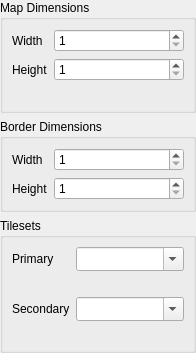
<?xml version="1.0" encoding="UTF-8"?>
<ui version="4.0">
 <class>NewLayoutForm</class>
 <widget class="QWidget" name="NewLayoutForm">
  <property name="geometry">
   <rect>
    <x>0</x>
    <y>0</y>
    <width>196</width>
    <height>331</height>
   </rect>
  </property>
  <property name="windowTitle">
   <string>Form</string>
  </property>
  <layout class="QVBoxLayout" name="verticalLayout">
   <property name="leftMargin">
    <number>0</number>
   </property>
   <property name="topMargin">
    <number>0</number>
   </property>
   <property name="rightMargin">
    <number>0</number>
   </property>
   <property name="bottomMargin">
    <number>0</number>
   </property>
   <item>
    <widget class="QGroupBox" name="groupBox_MapDimensions">
     <property name="title">
      <string>Map Dimensions</string>
     </property>
     <layout class="QFormLayout" name="formLayout_7">
      <item row="0" column="0">
       <widget class="QLabel" name="label_MapWidth">
        <property name="sizePolicy">
         <sizepolicy hsizetype="Maximum" vsizetype="Preferred">
          <horstretch>0</horstretch>
          <verstretch>0</verstretch>
         </sizepolicy>
        </property>
        <property name="text">
         <string>Width</string>
        </property>
       </widget>
      </item>
      <item row="0" column="1">
       <widget class="NoScrollSpinBox" name="spinBox_MapWidth">
        <property name="toolTip">
         <string>&lt;html&gt;&lt;head/&gt;&lt;body&gt;&lt;p&gt;Width (in metatiles) of the new map.&lt;/p&gt;&lt;/body&gt;&lt;/html&gt;</string>
        </property>
        <property name="minimum">
         <number>1</number>
        </property>
       </widget>
      </item>
      <item row="2" column="0">
       <widget class="QLabel" name="label_MapHeight">
        <property name="sizePolicy">
         <sizepolicy hsizetype="Maximum" vsizetype="Preferred">
          <horstretch>0</horstretch>
          <verstretch>0</verstretch>
         </sizepolicy>
        </property>
        <property name="text">
         <string>Height</string>
        </property>
       </widget>
      </item>
      <item row="2" column="1">
       <widget class="NoScrollSpinBox" name="spinBox_MapHeight">
        <property name="toolTip">
         <string>&lt;html&gt;&lt;head/&gt;&lt;body&gt;&lt;p&gt;Height (in metatiles) of the new map.&lt;/p&gt;&lt;/body&gt;&lt;/html&gt;</string>
        </property>
        <property name="minimum">
         <number>1</number>
        </property>
       </widget>
      </item>
      <item row="3" column="0" colspan="2">
       <widget class="QLabel" name="label_MapDimensionsError">
        <property name="visible">
         <bool>false</bool>
        </property>
        <property name="styleSheet">
         <string notr="true">color: rgb(255, 0, 0)</string>
        </property>
        <property name="text">
         <string/>
        </property>
        <property name="wordWrap">
         <bool>true</bool>
        </property>
       </widget>
      </item>
     </layout>
    </widget>
   </item>
   <item>
    <widget class="QGroupBox" name="groupBox_BorderDimensions">
     <property name="title">
      <string>Border Dimensions</string>
     </property>
     <layout class="QFormLayout" name="formLayout_6">
      <item row="0" column="0">
       <widget class="QLabel" name="label_BorderWidth">
        <property name="sizePolicy">
         <sizepolicy hsizetype="Maximum" vsizetype="Preferred">
          <horstretch>0</horstretch>
          <verstretch>0</verstretch>
         </sizepolicy>
        </property>
        <property name="text">
         <string>Width</string>
        </property>
       </widget>
      </item>
      <item row="0" column="1">
       <widget class="NoScrollSpinBox" name="spinBox_BorderWidth">
        <property name="toolTip">
         <string>&lt;html&gt;&lt;head/&gt;&lt;body&gt;&lt;p&gt;Width (in metatiles) of the new map's border.&lt;/p&gt;&lt;/body&gt;&lt;/html&gt;</string>
        </property>
        <property name="minimum">
         <number>1</number>
        </property>
       </widget>
      </item>
      <item row="2" column="1">
       <widget class="NoScrollSpinBox" name="spinBox_BorderHeight">
        <property name="toolTip">
         <string>&lt;html&gt;&lt;head/&gt;&lt;body&gt;&lt;p&gt;Height (in metatiles) of the new map's border.&lt;/p&gt;&lt;/body&gt;&lt;/html&gt;</string>
        </property>
        <property name="minimum">
         <number>1</number>
        </property>
       </widget>
      </item>
      <item row="2" column="0">
       <widget class="QLabel" name="label_BorderHeight">
        <property name="sizePolicy">
         <sizepolicy hsizetype="Maximum" vsizetype="Preferred">
          <horstretch>0</horstretch>
          <verstretch>0</verstretch>
         </sizepolicy>
        </property>
        <property name="text">
         <string>Height</string>
        </property>
       </widget>
      </item>
     </layout>
    </widget>
   </item>
   <item>
    <widget class="QGroupBox" name="groupBox_Tilesets">
     <property name="title">
      <string>Tilesets</string>
     </property>
     <layout class="QFormLayout" name="formLayout_5">
      <item row="0" column="0">
       <widget class="QLabel" name="label_PrimaryTileset">
        <property name="text">
         <string>Primary</string>
        </property>
       </widget>
      </item>
      <item row="0" column="1">
       <widget class="NoScrollComboBox" name="comboBox_PrimaryTileset">
        <property name="toolTip">
         <string>&lt;html&gt;&lt;head/&gt;&lt;body&gt;&lt;p&gt;The primary tileset for the new map.&lt;/p&gt;&lt;/body&gt;&lt;/html&gt;</string>
        </property>
        <property name="editable">
         <bool>true</bool>
        </property>
        <property name="insertPolicy">
         <enum>QComboBox::InsertPolicy::NoInsert</enum>
        </property>
        <property name="sizeAdjustPolicy">
         <enum>QComboBox::SizeAdjustPolicy::AdjustToMinimumContentsLengthWithIcon</enum>
        </property>
       </widget>
      </item>
      <item row="1" column="0" colspan="2">
       <widget class="QLabel" name="label_PrimaryTilesetError">
        <property name="visible">
         <bool>false</bool>
        </property>
        <property name="styleSheet">
         <string notr="true">color: rgb(255, 0, 0)</string>
        </property>
        <property name="text">
         <string/>
        </property>
        <property name="wordWrap">
         <bool>true</bool>
        </property>
       </widget>
      </item>
      <item row="2" column="0">
       <widget class="QLabel" name="label_SecondaryTileset">
        <property name="text">
         <string>Secondary</string>
        </property>
       </widget>
      </item>
      <item row="2" column="1">
       <widget class="NoScrollComboBox" name="comboBox_SecondaryTileset">
        <property name="toolTip">
         <string>&lt;html&gt;&lt;head/&gt;&lt;body&gt;&lt;p&gt;The secondary tileset for the new map.&lt;/p&gt;&lt;/body&gt;&lt;/html&gt;</string>
        </property>
        <property name="editable">
         <bool>true</bool>
        </property>
        <property name="insertPolicy">
         <enum>QComboBox::InsertPolicy::NoInsert</enum>
        </property>
        <property name="sizeAdjustPolicy">
         <enum>QComboBox::SizeAdjustPolicy::AdjustToMinimumContentsLengthWithIcon</enum>
        </property>
       </widget>
      </item>
      <item row="3" column="0" colspan="2">
       <widget class="QLabel" name="label_SecondaryTilesetError">
        <property name="visible">
         <bool>false</bool>
        </property>
        <property name="styleSheet">
         <string notr="true">color: rgb(255, 0, 0)</string>
        </property>
        <property name="text">
         <string/>
        </property>
        <property name="wordWrap">
         <bool>true</bool>
        </property>
       </widget>
      </item>
     </layout>
    </widget>
   </item>
  </layout>
 </widget>
 <customwidgets>
  <customwidget>
   <class>NoScrollComboBox</class>
   <extends>QComboBox</extends>
   <header>noscrollwidgets.h</header>
  </customwidget>
  <customwidget>
   <class>NoScrollSpinBox</class>
   <extends>QSpinBox</extends>
   <header>noscrollwidgets.h</header>
  </customwidget>
 </customwidgets>
 <resources/>
 <connections/>
</ui>
